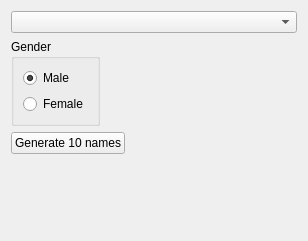
<?xml version="1.0" encoding="UTF-8"?>
<ui version="4.0">
 <class>NameGenControls</class>
 <widget class="QWidget" name="NameGenControls">
  <property name="geometry">
   <rect>
    <x>0</x>
    <y>0</y>
    <width>277</width>
    <height>241</height>
   </rect>
  </property>
  <property name="windowTitle">
   <string>Name generator controls</string>
  </property>
  <layout class="QVBoxLayout" name="verticalLayout_2">
   <item>
    <layout class="QHBoxLayout" name="horizontalLayout_3" stretch="2,1">
     <item>
      <widget class="QComboBox" name="name_groups">
       <property name="minimumContentsLength">
        <number>32</number>
       </property>
      </widget>
     </item>
     <item>
      <spacer name="horizontalSpacer">
       <property name="orientation">
        <enum>Qt::Horizontal</enum>
       </property>
       <property name="sizeHint" stdset="0">
        <size>
         <width>40</width>
         <height>20</height>
        </size>
       </property>
      </spacer>
     </item>
    </layout>
   </item>
   <item>
    <layout class="QHBoxLayout" name="horizontalLayout_2" stretch="0,0">
     <item>
      <widget class="QGroupBox" name="groupBox">
       <property name="title">
        <string>Gender</string>
       </property>
       <property name="checkable">
        <bool>false</bool>
       </property>
       <layout class="QVBoxLayout" name="verticalLayout">
        <item>
         <widget class="QRadioButton" name="male_names">
          <property name="text">
           <string>Male</string>
          </property>
          <property name="checked">
           <bool>true</bool>
          </property>
          <attribute name="buttonGroup">
           <string notr="true">gender_buttons</string>
          </attribute>
         </widget>
        </item>
        <item>
         <widget class="QRadioButton" name="female_names">
          <property name="text">
           <string>Female</string>
          </property>
          <attribute name="buttonGroup">
           <string notr="true">gender_buttons</string>
          </attribute>
         </widget>
        </item>
       </layout>
      </widget>
     </item>
     <item>
      <spacer name="horizontalSpacer_2">
       <property name="orientation">
        <enum>Qt::Horizontal</enum>
       </property>
       <property name="sizeHint" stdset="0">
        <size>
         <width>40</width>
         <height>20</height>
        </size>
       </property>
      </spacer>
     </item>
    </layout>
   </item>
   <item>
    <layout class="QHBoxLayout" name="horizontalLayout">
     <item>
      <widget class="QPushButton" name="generate">
       <property name="text">
        <string>Generate 10 names</string>
       </property>
      </widget>
     </item>
     <item>
      <spacer name="horizontalSpacer_3">
       <property name="orientation">
        <enum>Qt::Horizontal</enum>
       </property>
       <property name="sizeHint" stdset="0">
        <size>
         <width>40</width>
         <height>20</height>
        </size>
       </property>
      </spacer>
     </item>
    </layout>
   </item>
   <item>
    <spacer name="verticalSpacer">
     <property name="orientation">
      <enum>Qt::Vertical</enum>
     </property>
     <property name="sizeHint" stdset="0">
      <size>
       <width>20</width>
       <height>44</height>
      </size>
     </property>
    </spacer>
   </item>
  </layout>
 </widget>
 <resources/>
 <connections/>
 <buttongroups>
  <buttongroup name="gender_buttons"/>
 </buttongroups>
</ui>
